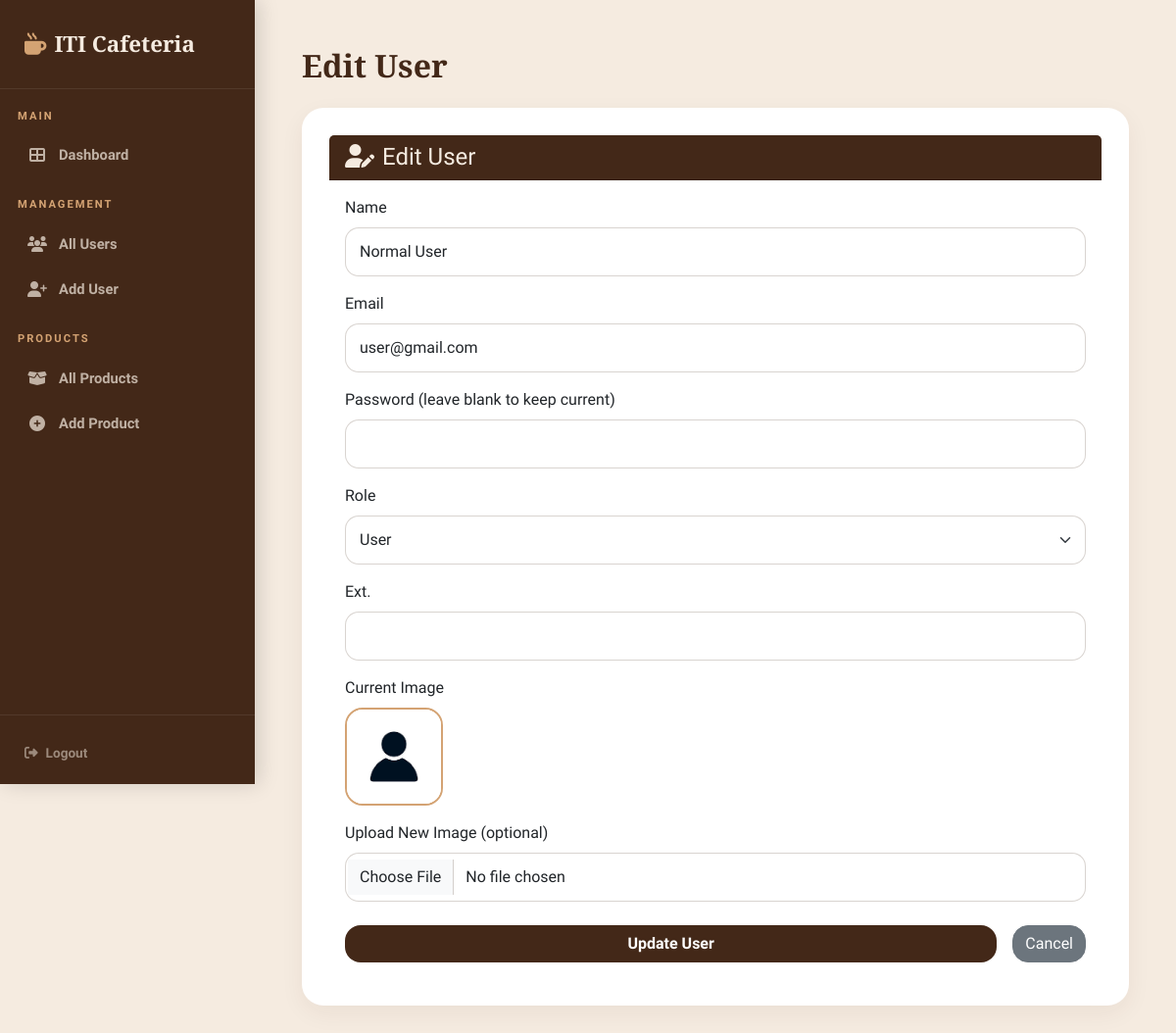
The app's page /Views/edit_user.php?id=2 (signed in) with its own data.
### tables this page shows
CREATE TABLE IF NOT EXISTS users (
    id INT AUTO_INCREMENT PRIMARY KEY,
    name VARCHAR(100) NOT NULL,
    email VARCHAR(255) NOT NULL UNIQUE,
    password VARCHAR(255) NOT NULL,
    role ENUM('admin', 'user') NOT NULL DEFAULT 'user',
    ext VARCHAR(20) DEFAULT NULL,
    image VARCHAR(255) DEFAULT NULL,
    created_at TIMESTAMP DEFAULT CURRENT_TIMESTAMP
);

### config/Database.php (called while the page is built, shortened)
<?php
class Database
{
    private static $instance = null;
    private $conn;
    private $host = "localhost";
    private $db_name = "cafeteria";
    private $username = "root";
    private $password ="";
    private function __construct()
    {
        try {
            $this->conn = new PDO("mysql:host=" . $this->host, $this->username, $this->password);
            $this->conn->setAttribute(PDO::ATTR_ERRMODE, PDO::ERRMODE_EXCEPTION);
            $this->conn->exec("set names utf8");
            $checkDb = $this->conn->query("SELECT COUNT(*) FROM INFORMATION_SCHEMA.SCHEMATA WHERE SCHEMA_NAME = '{$this->db_name}'");
            if ($checkDb->fetchColumn() == 0) {
                $this->conn->exec("CREATE DATABASE IF NOT EXISTS `{$this->db_name}` CHARACTER SET utf8mb4 COLLATE utf8mb4_unicode_ci");
                $this->conn->exec("USE `{$this->db_name}`");
                $sqlFile = __DIR__ . '/database_setup.sql';
                if (file_exists($sqlFile)) {
                    $sql = file_get_contents($sqlFile);
                    $this->conn->exec($sql);
                }
            } else {
                $this->conn->exec("USE `{$this->db_name}`");
            }
            $this->ensureProductsSchema();
        } catch (PDOException $e) {
            die("❌ Connection Error: " . $e->getMessage());
        }
    }
    private function ensureProductsSchema()
    {
        $tableExistsStmt = $this->conn->prepare(
            "SELECT COUNT(*) FROM INFORMATION_SCHEMA.TABLES WHERE TABLE_SCHEMA = ? AND TABLE_NAME = 'products'"
        );
        $tableExistsStmt->execute([$this->db_name]);
        if ((int)$tableExistsStmt->fetchColumn() === 0) {
            return;
        }
    }
    public static function getInstance()
    {
        if (!self::$instance) {
            self::$instance = new Database();
        }
        return self::$instance;
    }
    public function getConnection()
    {
        return $this->conn;
    }
}

### app/Models/User.php (called while the page is built, shortened)
<?php
class User {
    private $db;
    public function __construct() {
        $this->db = Database::getInstance()->getConnection();
    }
    public function getById($id) {
        $query = "SELECT * FROM users WHERE id = ? LIMIT 1";
        $stmt = $this->db->prepare($query);
        $stmt->execute([$id]);
        return $stmt->fetch(PDO::FETCH_ASSOC);
    }
}

### Views/edit_user.php (the view, shortened to what this page needs)
<?php
require_once '../config/Database.php';
require_once '../app/Models/User.php';
$old = [];
$userId = intval($_GET['id'] ?? 0);
$currentUserId = (int)($_SESSION['user_id'] ?? 0);
$isAdmin = (($_SESSION['role'] ?? 'user') === 'admin');
$isSelfEdit = ($currentUserId > 0 && $currentUserId === $userId);
$userModel = new \App\Models\User();
$user = $userModel->getById($userId);
$oldName = htmlspecialchars($old['name'] ?? $user['name']);
$oldEmail = htmlspecialchars($old['email'] ?? $user['email']);
$oldRole = $old['role'] ?? $user['role'];
$oldExt = htmlspecialchars($old['ext'] ?? $user['ext']);
$pageTitle = $isSelfEdit ? 'Edit Profile' : 'Edit User';
$profileThumb = '../public/assets/images/users/default.png';
?>
<!DOCTYPE html>
<html lang="en">
<head>
    <link href="https://cdn.jsdelivr.net/npm/bootstrap@5.3.0/dist/css/bootstrap.min.css" rel="stylesheet">
    <link rel="stylesheet" href="https://cdnjs.cloudflare.com/ajax/libs/font-awesome/6.4.0/css/all.min.css">
</head>
<body>
    <?php if ($isAdmin): ?>
        <?php include 'includes/sidebar.php'; ?>
    <?php endif; ?>
    <div class="<?= $isAdmin ? 'admin-content' : '' ?>">
        <div class="container-fluid p-4 p-md-5">
            <h2 class="page-header mb-4"><?= htmlspecialchars($pageTitle) ?></h2>
            <div class="card mb-5">
                <div class="card-header">
                    <h4 class="mb-0"><i class="fas fa-user-edit me-2"></i><?= htmlspecialchars($pageTitle) ?></h4>
                </div>
                <div class="card-body">
                    <form action="../routes/user_routes.php?action=update&id=<?= $userId ?>" method="POST" enctype="multipart/form-data" novalidate>
                        <div class="mb-3">
                            <label class="form-label">Name</label>
                            <input type="text" name="name" class="form-control" value="<?= $oldName ?>" required>
                        </div>
                        <div class="mb-3">
                            <label class="form-label">Email</label>
                            <input type="email" name="email" class="form-control" value="<?= $oldEmail ?>" required>
                        </div>
                        <div class="mb-3">
                            <label class="form-label">Password (leave blank to keep current)</label>
                            <input type="password" name="password" class="form-control">
                        </div>
                        <?php if ($isAdmin): ?>
                            <div class="mb-3">
                                <label class="form-label">Role</label>
                                <select name="role" class="form-select">
                                    <option value="user" <?= $oldRole === 'user' ? 'selected' : '' ?>>User</option>
                                </select>
                            </div>
                            <div class="mb-3">
                                <label class="form-label">Ext.</label>
                                <input type="text" name="ext" class="form-control" value="<?= $oldExt ?>">
                            </div>
                        <?php endif; ?>
                        <div class="mb-3">
                            <label class="form-label">Current Image</label>
                            <div class="mb-2">
                                <img src="<?= htmlspecialchars($profileThumb) ?>" class="profile-img" alt="User">
                            </div>
                            <label class="form-label mt-2">Upload New Image (optional)</label>
                            <input type="file" name="image" class="form-control" accept="image/*">
                        </div>
                        <div class="d-flex gap-3 mt-4">
                            <button type="submit" class="btn btn-primary flex-grow-1"><?= $isSelfEdit ? 'Save Changes' : 'Update User' ?></button>
                            <a href="<?= $isSelfEdit ? 'myprofile.php' : 'users.php' ?>" class="btn btn-secondary btn-back">Cancel</a>
                        </div>
                    </form>
                </div>
            </div>
        </div>
    </div>
</body>
</html>

### Views/edit_user.php (style rules this page uses)
:root { --latte: #f5ebe0; --cappuccino: #d4a373; --espresso: #432818; }
body { background: #f5ebe0; font-family: 'Plus Jakarta Sans', sans-serif; color: var(--espresso); }
.page-header { font-family: 'Playfair Display', serif; font-weight: 900; font-size: 2rem; }
.card { border-radius: 22px; padding: 28px; border: none; box-shadow: 0 8px 25px rgba(67, 40, 24, 0.06); }
.card-header { background: var(--espresso); color: var(--latte); border-radius: 22px 22px 0 0; }
.btn-primary { background: var(--espresso); border: none; border-radius: 16px; font-weight: 800; }
.form-control, .form-select { border-radius: 14px; border: 1px solid rgba(67, 40, 24, 0.2); padding: 12px 14px; }
.btn-back { border-radius: 16px; }
.profile-img { width: 100px; height: 100px; object-fit: cover; border-radius: 18px; border: 2px solid var(--cappuccino); }

### Views/includes/sidebar.php (style rules this page uses)
.admin-content { margin-left: 260px; min-height: 100vh; }

### records on screen
users: name "Normal User", email "user@gmail.com", role "User"

### other values on screen
$pageTitle "Edit User"
